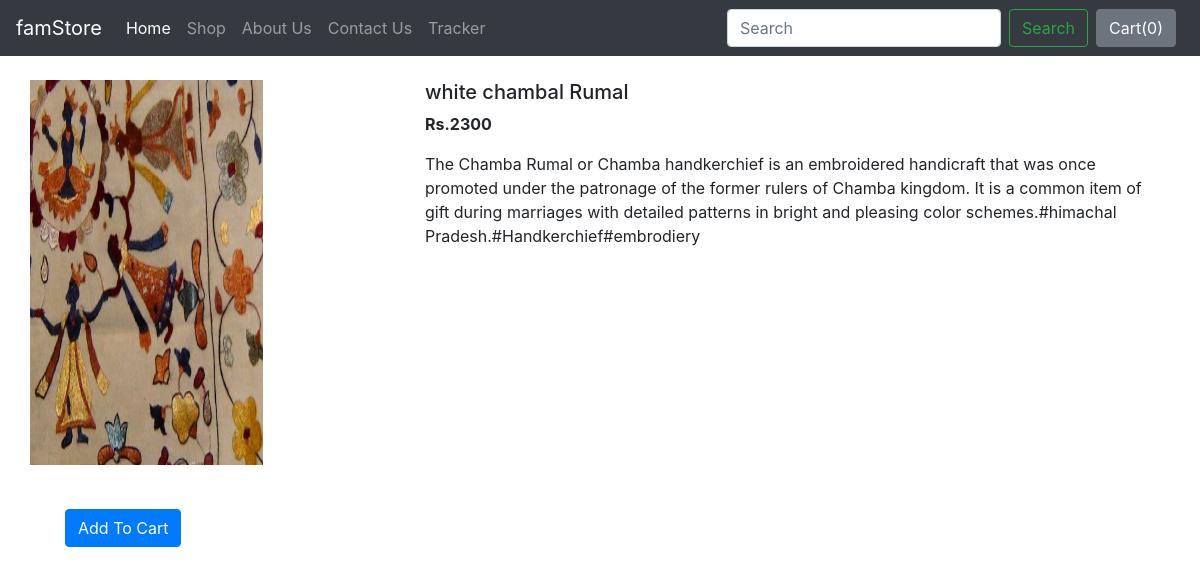
/shop/products/18, run on the app's committed database.
### home/models.py (models this page shows, shortened)
class Product(models.Model):
    product_id = models.AutoField
    product_name =models.CharField(max_length=50)
    category=models.CharField(max_length=50,default="")
    subcategory=models.CharField(max_length=50,default="")
    price=models.IntegerField(default=0)
    desc = models.CharField(max_length=300)
    place=models.CharField(max_length=50,default="")
    pub_date = models.DateField()
    image=models.ImageField(upload_to="static/img",default="")

### home/views.py (the view)
# urls.py: path('shop/products/<int:myid>',views.prodView,name="ProductView"),
def prodView(request,myid):
    product=Product.objects.filter(id=myid)
    return render(request,'prodView.html',{'product':product[0]})

### templates/prodView.html (shortened to what this page needs)
{% extends 'base.html' %}
{% block body %}
<div class="container my-4">
    <div class="row">
        <div class="col-md-4">
            <div class="row">
                <img src="/media/{{product.image}}" width="233px" height="385px">
            </div>
            <div class="card-body">
                <span id="divpr{{product.product_id}}" class="divpr">
                    <button id="pr{{product.product_id}}" class="btn btn-primary cart my-4">Add To Cart</button>
                </span>
            </div>
        </div>
    <div class="col-md-8">
        <h5>{{product.product_name}}</h5>
        <p><b>Rs.{{product.price}}</b></p>
        <p>{{product.desc}}</p>
    </div>
</div>
</div>
{% endblock body%}

### templates/base.html (shortened to what this page needs)
<!doctype html>
<html lang="en">
  <head>
    <link rel="stylesheet" href="https://stackpath.bootstrapcdn.com/bootstrap/4.4.1/css/bootstrap.min.css">
  </head>
  <body>
<nav class="navbar navbar-expand-lg navbar-dark bg-dark">
  <a class="navbar-brand" href="#">famStore</a>
  <div class="collapse navbar-collapse" id="navbarSupportedContent">
    <ul class="navbar-nav mr-auto">
      <li class="nav-item active">
        <a class="nav-link" href="/">Home <span class="sr-only">(current)</span></a>
      </li>
      <li class="nav-item">
        <a class="nav-link" href="/shop">Shop</a>
      </li>
      <li class="nav-item">
        <a class="nav-link" href="/about">About Us</a>
      </li>
      <li class="nav-item">
        <a class="nav-link" href="/contact">Contact Us</a>
      </li>
      <li class="nav-item">
        <a class="nav-link" href="/shop/tracker">Tracker</a>
      </li>
    </ul>
    <form method='get' action='/shop/search/' class="form-inline my-2 my-lg-0">
      <input class="form-control mr-sm-2" type="search" placeholder="Search" aria-label="Search" name="search" id="search">
      <button class="btn btn-outline-success my-2 my-sm-0" type="submit">Search</button>
    </form>
    <button type="button" data-html="true" id = "popcart"class="btn btn-secondary mx-2" data-container="body" data-toggle="popover" data-placement="bottom" data-content="Vivamus sagittis lacus vel augue laoreet rutrum faucibus.">
      Cart(<span id="cart">0</span>)
    </button>
  </div>
</nav>
{% block body %} {% endblock body %}
  </body>
</html>

### data on the page
Product: image (picture), product_name "white chambal Rumal", price "2300", desc "The Chamba Rumal or Chamba handkerchief is an embroidered handicraft that was once promoted under the patronage of the former rulers of Chamba kingdom. It is a common item of gift during marriages with detailed patterns in bright and pleasing color schemes.#himachal Pradesh.#Handkerchief#embrodiery"
